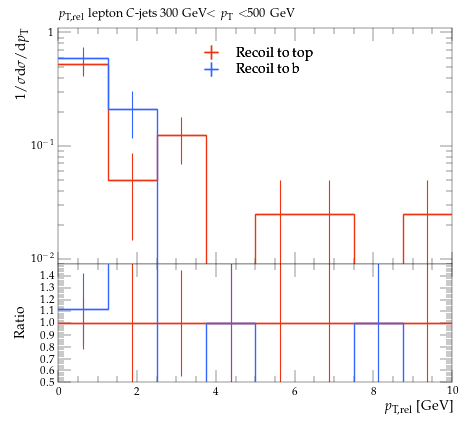

Recreate this plot in Python.
#! /usr/bin/env python

# This Python script was auto-generated using YODA v2.0.2.
# Analysis object: /MC_HFDECAYS/avg_C_jet_l_pTrel_300_500
# Timestamp: 31-07-2026 (13:13:53)

import matplotlib as mpl
import matplotlib.pyplot as plt
mpl.use('Agg') # comment out for interactive use
import os
import numpy as np

plotDir = os.path.split(os.path.realpath(__file__))[0]
if 'YODA_USER_PLOT_PATH' in globals():
    plot_outdir = globals()['YODA_USER_PLOT_PATH']
else:
    plot_outdir = plotDir

#plot style
plt.style.use(os.path.join(plotDir, '../default.mplstyle'))
# plot metadata
figW, figH = plt.rcParams['figure.figsize']
ax_xLabel = r'$p_\mathrm{T,rel}$ [GeV]'
ax_yLabel = r'$1/\sigma \mathrm{d}\sigma/\mathrm{d}p_\mathrm{T}$'
ax_title  = r'$p_\mathrm{T,rel}$ lepton $C$-jets 300 GeV$<p_\mathrm{T}<$500 GeV'
ax_xScale = 'linear'
ax_yScale = 'log'
xLims = (0.0, 10.0)
yLims = (0.009000000000000001, 1.1)

# TeX-friendly labels for the legend
labels = {
    'legend' : ([ r"Recoil to top", r"Recoil to b" ], r""),
}

# Adjust canvas width and height
canvasW = 10.0
canvasH = 9.0
figW *= canvasW/10.
figH *= canvasH/9.

# Create figure and axis objects
fig, (ax, ratio0_ax) = plt.subplots(2, 1, sharex=True,
                  figsize=(figW,figH), gridspec_kw={'height_ratios': (6.0, 3.0)})

# Set figure margins
plt.subplots_adjust(
    left   = 1.0 * plt.rcParams['figure.subplot.left'],
    right  = 1.0 * plt.rcParams['figure.subplot.right'],
    top    = 1.0 * plt.rcParams['figure.subplot.top'],
    bottom = 1.0 * plt.rcParams['figure.subplot.bottom'])

ratio0_ax.yaxis.set_major_locator(mpl.ticker.MultipleLocator(0.1))
ratio0_ax.set_ylim(0.5, 1.4999)
ratio0_ax.set_ylabel('Ratio')

# the numerical data is stored in a separate file
dataf = dict()
prefix = os.path.split(__file__)[0]
if prefix:    prefix = prefix + '/'
exec(open(prefix+'avg_C_jet_l_pTrel_300_500__data.py').read(), dataf)


legend_handles = dict() # keep track of handles for the legend

# style options for curves
# starts at zorder>=5 to draw curve on top of legend
styles = {
  'recoil_t': {
    'color' : '#EE3311',
    'linestyle' : '-',
    'linewidth' : 1,
    'marker' : 'none',
    'markersize' : 2,
    'capsize' : 0.0,
    'zorder' : 5,
    'histstyle' : 1,
    'drawstyle' : 'steps-pre',
    'xerrorbars' : 1,
    'yerrorbars' : 1,
    'fillcolor' : None,
    'fillopacity' : 1.0,
    'ratio0_linestyle' : '-',
    'ratio0_linewidth' : 1,
    'ratio0_marker' : 'none',
    'ratio0_markersize' : 2,
    'ratio0_capsize' : 0.0,
    'ratio0_zorder' : 5,
    'ratio0_histstyle' : 1,
    'ratio0_drawstyle' : 'steps-pre',
    'ratio0_xerrorbars' : 1,
    'ratio0_yerrorbars' : 1,
  },
  'recoil_b': {
    'color' : '#3366FF',
    'linestyle' : '-',
    'linewidth' : 1,
    'marker' : 'none',
    'markersize' : 2,
    'capsize' : 0.0,
    'zorder' : 6,
    'histstyle' : 1,
    'drawstyle' : 'steps-pre',
    'xerrorbars' : 1,
    'yerrorbars' : 1,
    'fillcolor' : None,
    'fillopacity' : 1.0,
    'ratio0_linestyle' : '-',
    'ratio0_linewidth' : 1,
    'ratio0_marker' : 'none',
    'ratio0_markersize' : 2,
    'ratio0_capsize' : 0.0,
    'ratio0_zorder' : 6,
    'ratio0_histstyle' : 1,
    'ratio0_drawstyle' : 'steps-pre',
    'ratio0_xerrorbars' : 1,
    'ratio0_yerrorbars' : 1,
  },
}

# curve from input yoda files in main panel
for label, yvals in dataf['yvals'].items():
    if all(np.isnan(v) for v in dataf['yvals'][label]):
        continue
    tmp = None
    if styles[label]['histstyle']: # draw as histogram
        xpos = dataf['xedges'][label] if styles[label]['drawstyle'] else dataf['xpoints'][label]
        ypos = np.insert(yvals, 0, yvals[0]) if styles[label]['drawstyle'] else yvals
        if styles[label]['fillcolor']: # fill area below curve
            ax.fill_between(xpos, ypos, step='pre',
                            color=styles[label]['fillcolor'],
                            alpha=styles[label]['fillopacity'])
        tmp, = ax.plot(xpos, ypos,
                       color=styles[label]['color'],
                       linestyle=styles[label]['linestyle'],
                       linewidth=styles[label]['linewidth'],
                       drawstyle=styles[label]['drawstyle'], solid_joinstyle='miter',
                       zorder=styles[label]['zorder'], label=label)
    tmp = ax.errorbar(dataf['xpoints'][label], yvals,
                      xerr=np.array(dataf['xerrs'][label])*styles[label]['xerrorbars'],
                      yerr=np.array(dataf['yerrs'][label])*styles[label]['yerrorbars'],
                      fmt=styles[label]['marker'], capsize=styles[label]['capsize'],
                      markersize=styles[label]['markersize'],
                      ecolor=styles[label]['color'],
                      color=styles[label]['color'], zorder=styles[label]['zorder'])
    tmp[-1][0].set_linestyle(styles[label]['linestyle'])
    tmp[-1][0].set_linewidth(styles[label]['linewidth'])
    if label in dataf['add_legend_handle']:  legend_handles[label] = tmp
    for varLabel in dataf['variation_yvals'].keys():
        if varLabel.startswith(label):
            tmp, = ax.plot(dataf['xedges'][label], dataf['variation_yvals'][varLabel],
                           color=styles[label]['color'],
                           linestyle=styles[label]['linestyle'],
                           linewidth=styles[label]['linewidth'],
                           drawstyle='steps-pre', solid_joinstyle='miter',
                           zorder=styles[label]['zorder'], alpha=0.5)


# plots on ratio panel
# curve from input yoda files in ratio panel
for label, yvals in dataf['ratio0_yvals'].items():
    if all(np.isnan(v) for v in yvals):
        continue
    if styles[label]['ratio0_histstyle']: # plot as histogram
        xpos = dataf['xedges']['recoil_t'] if styles[label]['ratio0_drawstyle'] else dataf['xpoints']['recoil_t']
        ypos = np.insert(yvals, 0, yvals[0]) if styles[label]['ratio0_drawstyle'] else yvals
        ratio0_ax.plot(xpos, ypos,
                       color=styles[label]['color'],
                       linewidth=styles[label]['linewidth'],
                       linestyle=styles[label]['ratio0_linestyle'],
                       drawstyle=styles[label]['ratio0_drawstyle'], zorder=styles[label]['zorder'],
                       solid_joinstyle='miter')
    tmp = ratio0_ax.errorbar(dataf['xpoints']['recoil_t'], yvals,
                             xerr=np.array(dataf['ref_xerrs'])*styles[label]['ratio0_xerrorbars'],
                             yerr=np.array(dataf['ratio0_yerrs'][label])*styles[label]['ratio0_yerrorbars'],
                             fmt=styles[label]['ratio0_marker'], capsize=styles[label]['ratio0_capsize'],
                             markersize=styles[label]['ratio0_markersize'],
                             ecolor=styles[label]['color'],
                             color=styles[label]['color'])
    tmp[-1][0].set_linestyle(styles[label]['ratio0_linestyle'])
    tmp[-1][0].set_linewidth(styles[label]['ratio0_linewidth'])

    for varlabel in dataf['ratio0_variation_vals'].keys():
        if varlabel.startswith(label):
            ratio0_ax.plot(dataf['xedges']['recoil_t'],
                            dataf['ratio0_variation_vals'][varlabel],
                            color=styles[label]['color'],
                            linestyle=styles[label]['linestyle'],
                            linewidth=styles[label]['linewidth'],
                            drawstyle='steps-pre', solid_joinstyle='miter',
                            zorder=1, alpha=0.5)

legend_items = list(legend_handles.values())
ax.add_artist(ax.legend(legend_items,
                        labels['legend'][0],
                        title=labels['legend'][1],
                        alignment='left',
                        loc='upper center',
                        bbox_to_anchor=(0.5, 0.97)))

# set plot metadata as defined above
ratio0_ax.set_xlabel(ax_xLabel)
ratio0_ax.xaxis.set_label_coords(1., -0.15)
ax.set_ylabel(ax_yLabel, ha='right', va='top')
ax.yaxis.set_label_coords(-0.11, 1.0)
ax.set_title(ax_title, loc='left')
ax.set_xscale(ax_xScale)
ax.set_yscale(ax_yScale)
ax.set_xlim(xLims)
ax.set_ylim(yLims)

# tick formatting
plt.rcParams['xtick.top'] = True
plt.rcParams['ytick.right'] = True
ax.yaxis.set_major_locator(mpl.ticker.LogLocator(base=10.0, numticks=np.inf))
ax.yaxis.set_minor_locator(mpl.ticker.LogLocator(
                           base=10.0, subs=np.arange(0.1, 1, 0.1), numticks=np.inf))
fig.align_ylabels((ax, ratio0_ax))
plt.savefig(os.path.join(plot_outdir, 'avg_C_jet_l_pTrel_300_500.pdf'), format='PDF')
plt.savefig(os.path.join(plot_outdir, 'avg_C_jet_l_pTrel_300_500.png'), format='PNG')

plt.close(fig)
